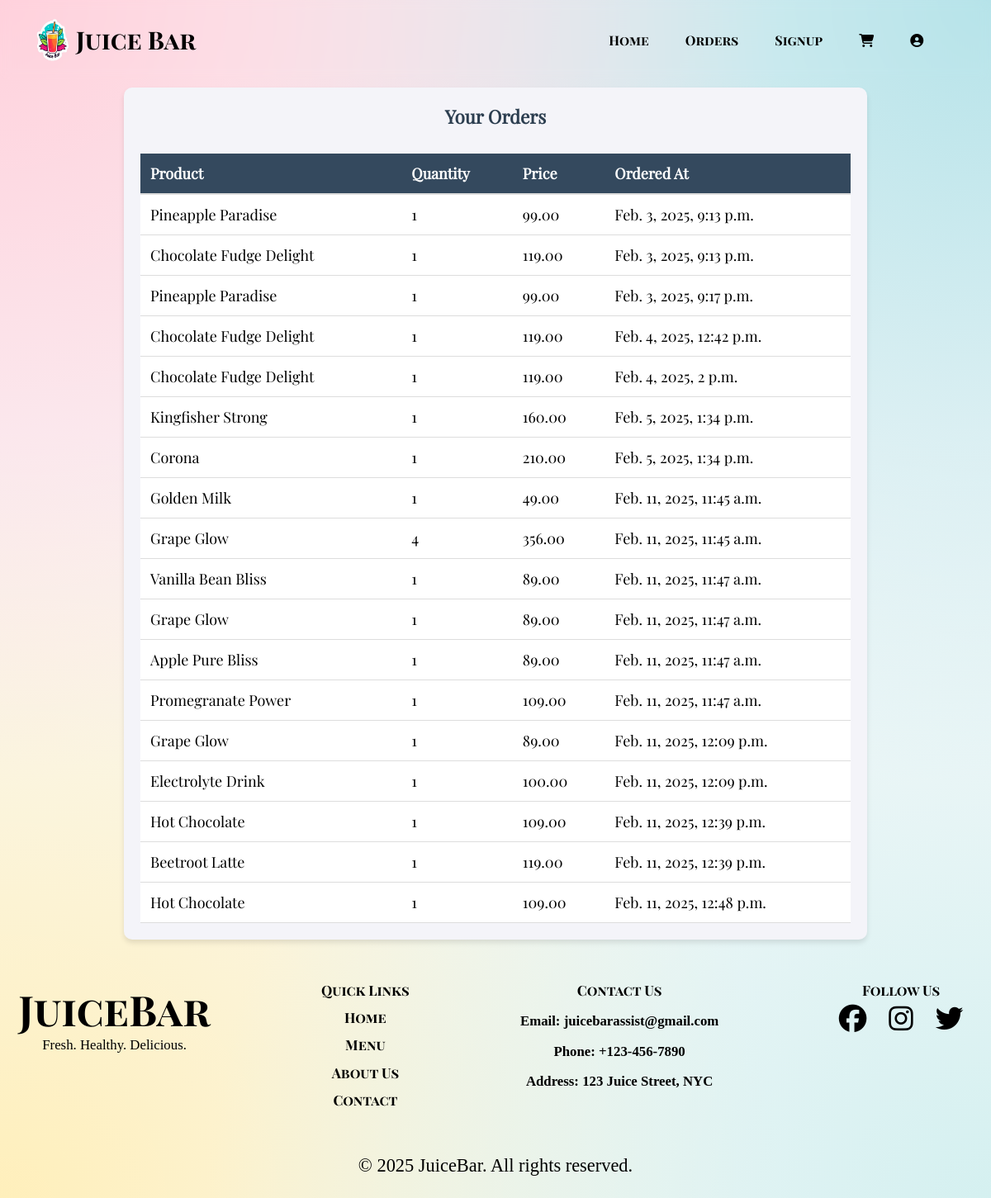
The app's page /orders/ (signed in) with its own data.
### myapp/models.py (models this page shows, shortened)
class Orders(models.Model):
    user = models.ForeignKey(CustomUser, on_delete=models.CASCADE)
    product = models.ForeignKey(products, on_delete=models.CASCADE)
    quantity = models.PositiveIntegerField(default=1)
    price = models.DecimalField(max_digits=10, decimal_places=2)
    ordered_at = models.DateTimeField(auto_now_add=True)

class products(models.Model):
    image = cloudinary.models.CloudinaryField('image')
    productName=models.CharField(max_length=50)
    productPrice=models.IntegerField(null=True)
    quantity=models.CharField(null=True,max_length=30)
    Discount=models.IntegerField(default=0)
    Category=models.ForeignKey(Categories,on_delete=models.CASCADE,null=True)

### myapp/views.py (the view)
# urls.py: path('orders/',orders,name='orders'),
@login_required(login_url='signup')
def orders(request):
    user_orders = Orders.objects.filter(user=request.user)
    return render(request, 'orders.html', {'orders': user_orders})

### templates/orders.html
{% extends 'base.html' %}
{% load static %}
{% block link %}
<link rel="stylesheet" href="{% static 'orders.css' %}">
{% endblock link %}
{% block body %}
<div id="empty"></div>
<div class="orders-container">
    <h2 class="orders-heading">Your Orders</h2>
    {% if orders %}
        <table class="orders-table">
            <thead>
                <tr>
                    <th>Product</th>
                    <th>Quantity</th>
                    <th>Price</th>
                    <th>Ordered At</th>
                </tr>
            </thead>
            <tbody>
                {% for order in orders %}
                    <tr>
                        <td>{{ order.product.productName }}</td>
                        <td>{{ order.quantity }}</td>
                        <td>{{ order.price }}</td>
                        <td>{{ order.ordered_at }}</td>
                    </tr>
                {% endfor %}
            </tbody>
        </table>
    {% else %}
        <div class="no-orders-message">
            You have not placed any orders yet.
        </div>
    {% endif %}
</div>
{% endblock body %}

### static/base.css (style rules this page uses)
* { margin:0; padding:0; box-sizing: border-box; text-decoration: none; border: none; outline: none; }
html { font-size: 70%; }
body { width:100%; height:auto; background:radial-gradient(circle at 0% 0%, #ffd1dc, transparent 50%), radial-gradient(circle at 100% 0%, #b6e3e9, transparent 50%), radial-gradient(circle at 100% 100%, #d4f0f0, transparent 50%), radial-gradient(circle at 0% 100%, #ffefba, transparent 50%), #f8f9fa; background-attachment: fixed; }
#empty { width:100%; height:5rem; display:grid; }

### static/orders.css (style rules this page uses)
.orders-container { max-width: 900px; font-family: pfdsb, sans-serif; font-size: 18px; margin: 50px auto; padding: 20px; background-color: #f4f4f9; border-radius: 10px; box-shadow: 0 4px 6px rgba(0, 0, 0, 0.1); }
.orders-heading { text-align: center; color: #2c3e50; font-size: 2rem; margin-bottom: 30px; }
.orders-table { width: 100%; border-collapse: collapse; }
.orders-table th { background-color: #34495e; color: #fff; padding: 12px; text-align: left; font-weight: bold; border-bottom: 2px solid #ddd; }
.orders-table td { background-color: #fff; padding: 12px; text-align: left; border-bottom: 1px solid #ddd; }

### records on screen
Orders: product.productName "Pineapple Paradise", quantity "1", price "99.00", ordered_at "Feb. 3, 2025, 9:13 p.m."
Orders: product.productName "Chocolate Fudge Delight", quantity "1", price "119.00", ordered_at "Feb. 3, 2025, 9:13 p.m."
Orders: product.productName "Pineapple Paradise", quantity "1", price "99.00", ordered_at "Feb. 3, 2025, 9:17 p.m."
Orders: product.productName "Chocolate Fudge Delight", quantity "1", price "119.00", ordered_at "Feb. 4, 2025, 12:42 p.m."
Orders: product.productName "Chocolate Fudge Delight", quantity "1", price "119.00", ordered_at "Feb. 4, 2025, 2 p.m."
Orders: product.productName "Kingfisher Strong", quantity "1", price "160.00", ordered_at "Feb. 5, 2025, 1:34 p.m."
Orders: product.productName "Corona", quantity "1", price "210.00", ordered_at "Feb. 5, 2025, 1:34 p.m."
Orders: product.productName "Golden Milk", quantity "1", price "49.00", ordered_at "Feb. 11, 2025, 11:45 a.m."
Orders: product.productName "Grape Glow", quantity "4", price "356.00", ordered_at "Feb. 11, 2025, 11:45 a.m."
Orders: product.productName "Vanilla Bean Bliss", quantity "1", price "89.00", ordered_at "Feb. 11, 2025, 11:47 a.m."
Orders: product.productName "Grape Glow", quantity "1", price "89.00", ordered_at "Feb. 11, 2025, 11:47 a.m."
Orders: product.productName "Apple Pure Bliss", quantity "1", price "89.00", ordered_at "Feb. 11, 2025, 11:47 a.m."
Orders: product.productName "Promegranate Power", quantity "1", price "109.00", ordered_at "Feb. 11, 2025, 11:47 a.m."
Orders: product.productName "Grape Glow", quantity "1", price "89.00", ordered_at "Feb. 11, 2025, 12:09 p.m."
Orders: product.productName "Electrolyte Drink", quantity "1", price "100.00", ordered_at "Feb. 11, 2025, 12:09 p.m."
Orders: product.productName "Hot Chocolate", quantity "1", price "109.00", ordered_at "Feb. 11, 2025, 12:39 p.m."
Orders: product.productName "Beetroot Latte", quantity "1", price "119.00", ordered_at "Feb. 11, 2025, 12:39 p.m."
Orders: product.productName "Hot Chocolate", quantity "1", price "109.00", ordered_at "Feb. 11, 2025, 12:48 p.m."
